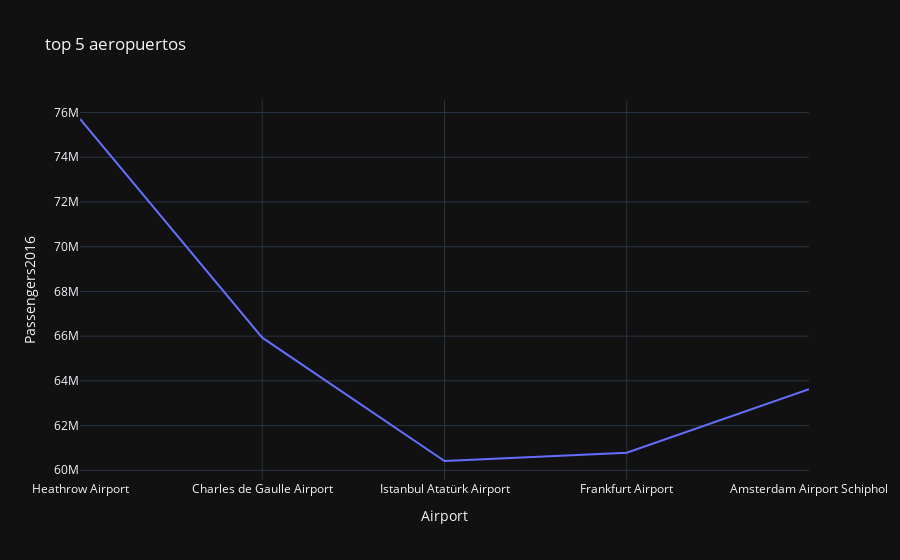

The code cell stored with this chart in its notebook:
### Code cell
px.line(df_6, x= 'Airport', y= 'Passengers2016', title= 'top 5 aeropuertos', template= "plotly_dark" )

### Figure 1 — Plotly figure (JSON) as saved in the notebook; plotly's stock layout.template omitted (floating-point values rounded to 4 significant figures)
{"data": [{"hovertemplate": "Airport=%{x}<br>Passengers2016=%{y}<extra></extra>", "legendgroup": "", "line": {"color": "#636efa", "dash": "solid"}, "marker": {"symbol": "circle"}, "mode": "lines", "name": "", "orientation": "v", "showlegend": false, "type": "scatter", "x": ["Heathrow Airport", "Charles de Gaulle Airport", "Istanbul Atatürk Airport", "Frankfurt Airport", "Amsterdam Airport Schiphol"], "xaxis": "x", "y": [75711130, 65933145, 60415470, 60786937, 63625664], "yaxis": "y"}], "layout": {"legend": {"tracegroupgap": 0}, "title": {"text": "top 5 aeropuertos"}, "xaxis": {"anchor": "y", "domain": [0, 1], "title": {"text": "Airport"}}, "yaxis": {"anchor": "x", "domain": [0, 1], "title": {"text": "Passengers2016"}}}}
